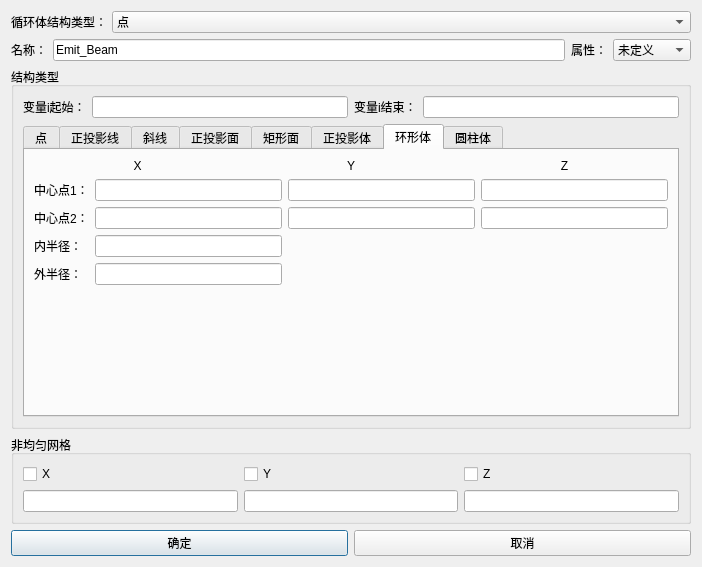
<?xml version="1.0" encoding="UTF-8"?>
<ui version="4.0">
 <class>Dialog_Vol_Array</class>
 <widget class="QDialog" name="Dialog_Vol_Array">
  <property name="windowModality">
   <enum>Qt::ApplicationModal</enum>
  </property>
  <property name="geometry">
   <rect>
    <x>0</x>
    <y>0</y>
    <width>702</width>
    <height>567</height>
   </rect>
  </property>
  <property name="sizePolicy">
   <sizepolicy hsizetype="Fixed" vsizetype="Fixed">
    <horstretch>0</horstretch>
    <verstretch>0</verstretch>
   </sizepolicy>
  </property>
  <property name="minimumSize">
   <size>
    <width>0</width>
    <height>0</height>
   </size>
  </property>
  <property name="maximumSize">
   <size>
    <width>16777215</width>
    <height>16777215</height>
   </size>
  </property>
  <property name="windowTitle">
   <string>束发射</string>
  </property>
  <layout class="QGridLayout" name="gridLayout_4">
   <item row="0" column="0">
    <layout class="QHBoxLayout" name="horizontalLayout_type">
     <property name="spacing">
      <number>5</number>
     </property>
     <property name="sizeConstraint">
      <enum>QLayout::SetNoConstraint</enum>
     </property>
     <item>
      <widget class="QLabel" name="label">
       <property name="sizePolicy">
        <sizepolicy hsizetype="Preferred" vsizetype="Minimum">
         <horstretch>0</horstretch>
         <verstretch>0</verstretch>
        </sizepolicy>
       </property>
       <property name="text">
        <string>循环体结构类型：</string>
       </property>
      </widget>
     </item>
     <item>
      <widget class="StyledComboBox" name="comboBox_type">
       <property name="sizePolicy">
        <sizepolicy hsizetype="MinimumExpanding" vsizetype="Minimum">
         <horstretch>0</horstretch>
         <verstretch>0</verstretch>
        </sizepolicy>
       </property>
       <item>
        <property name="text">
         <string>点</string>
        </property>
       </item>
       <item>
        <property name="text">
         <string>正投影线</string>
        </property>
       </item>
       <item>
        <property name="text">
         <string>斜线</string>
        </property>
       </item>
       <item>
        <property name="text">
         <string>正投影面</string>
        </property>
       </item>
       <item>
        <property name="text">
         <string>矩形面</string>
        </property>
       </item>
       <item>
        <property name="text">
         <string>正投影体</string>
        </property>
       </item>
       <item>
        <property name="text">
         <string>环形体</string>
        </property>
       </item>
       <item>
        <property name="text">
         <string>圆柱体</string>
        </property>
       </item>
       <item>
        <property name="text">
         <string>圆台体</string>
        </property>
       </item>
       <item>
        <property name="text">
         <string>平行六面体</string>
        </property>
       </item>
       <item>
        <property name="text">
         <string>球形体</string>
        </property>
       </item>
       <item>
        <property name="text">
         <string>楔形体</string>
        </property>
       </item>
       <item>
        <property name="text">
         <string>金字塔体</string>
        </property>
       </item>
       <item>
        <property name="text">
         <string>菱形体</string>
        </property>
       </item>
       <item>
        <property name="text">
         <string>四面体</string>
        </property>
       </item>
       <item>
        <property name="text">
         <string>半圆环体</string>
        </property>
       </item>
       <item>
        <property name="text">
         <string>环形区域体</string>
        </property>
       </item>
       <item>
        <property name="text">
         <string>挤出体</string>
        </property>
       </item>
       <item>
        <property name="text">
         <string>螺旋体</string>
        </property>
       </item>
       <item>
        <property name="text">
         <string>阵列体</string>
        </property>
       </item>
       <item>
        <property name="text">
         <string>函数体</string>
        </property>
       </item>
      </widget>
     </item>
    </layout>
   </item>
   <item row="1" column="0">
    <layout class="QHBoxLayout" name="horizontalLayout_name">
     <item>
      <widget class="QLabel" name="Label_Name_2">
       <property name="sizePolicy">
        <sizepolicy hsizetype="Fixed" vsizetype="Preferred">
         <horstretch>0</horstretch>
         <verstretch>0</verstretch>
        </sizepolicy>
       </property>
       <property name="text">
        <string>名称：</string>
       </property>
      </widget>
     </item>
     <item>
      <widget class="QLineEdit" name="LineEdit_Name">
       <property name="sizePolicy">
        <sizepolicy hsizetype="Preferred" vsizetype="Fixed">
         <horstretch>0</horstretch>
         <verstretch>0</verstretch>
        </sizepolicy>
       </property>
       <property name="text">
        <string>Emit_Beam</string>
       </property>
      </widget>
     </item>
     <item>
      <widget class="QLabel" name="Label_Shadow_2">
       <property name="sizePolicy">
        <sizepolicy hsizetype="Fixed" vsizetype="Preferred">
         <horstretch>0</horstretch>
         <verstretch>0</verstretch>
        </sizepolicy>
       </property>
       <property name="text">
        <string>属性：</string>
       </property>
      </widget>
     </item>
     <item>
      <widget class="StyledComboBox" name="ComboBox_Shadow_Attribute">
       <property name="enabled">
        <bool>true</bool>
       </property>
       <property name="sizePolicy">
        <sizepolicy hsizetype="Maximum" vsizetype="Fixed">
         <horstretch>0</horstretch>
         <verstretch>0</verstretch>
        </sizepolicy>
       </property>
       <property name="maximumSize">
        <size>
         <width>16777215</width>
         <height>16777215</height>
        </size>
       </property>
       <property name="sizeIncrement">
        <size>
         <width>1</width>
         <height>0</height>
        </size>
       </property>
       <property name="editable">
        <bool>false</bool>
       </property>
       <item>
        <property name="text">
         <string>未定义</string>
        </property>
       </item>
       <item>
        <property name="text">
         <string>理想导体</string>
        </property>
       </item>
       <item>
        <property name="text">
         <string>自定义</string>
        </property>
       </item>
       <item>
        <property name="text">
         <string>理想导体</string>
        </property>
       </item>
      </widget>
     </item>
    </layout>
   </item>
   <item row="2" column="0">
    <widget class="QGroupBox" name="groupBox_main">
     <property name="title">
      <string>结构类型</string>
     </property>
     <layout class="QGridLayout" name="gridLayout_5">
      <item row="0" column="0">
       <layout class="QHBoxLayout" name="horizontalLayout">
        <item>
         <widget class="QLabel" name="label_6">
          <property name="text">
           <string>变量i起始：</string>
          </property>
         </widget>
        </item>
        <item>
         <widget class="QLineEdit" name="lineEdit_start_i"/>
        </item>
        <item>
         <widget class="QLabel" name="label_7">
          <property name="text">
           <string>变量i结束：</string>
          </property>
         </widget>
        </item>
        <item>
         <widget class="QLineEdit" name="lineEdit_endi"/>
        </item>
       </layout>
      </item>
      <item row="1" column="0">
       <widget class="QTabWidget" name="tabWidget">
        <property name="currentIndex">
         <number>6</number>
        </property>
        <widget class="QWidget" name="tab_3">
         <attribute name="title">
          <string>点</string>
         </attribute>
         <widget class="QWidget" name="gridLayoutWidget">
          <property name="geometry">
           <rect>
            <x>0</x>
            <y>40</y>
            <width>611</width>
            <height>241</height>
           </rect>
          </property>
          <layout class="QGridLayout" name="gridLayout_3">
           <item row="0" column="0">
            <layout class="QHBoxLayout" name="horizontalLayout_3">
             <item>
              <widget class="QLabel" name="label_5">
               <property name="text">
                <string>点</string>
               </property>
              </widget>
             </item>
             <item>
              <widget class="QLineEdit" name="lineEdit_Point_pntX"/>
             </item>
             <item>
              <widget class="QLineEdit" name="lineEdit_Point_pntY"/>
             </item>
             <item>
              <widget class="QLineEdit" name="lineEdit_Point_pntZ"/>
             </item>
            </layout>
           </item>
           <item row="1" column="0">
            <spacer name="verticalSpacer">
             <property name="orientation">
              <enum>Qt::Vertical</enum>
             </property>
             <property name="sizeHint" stdset="0">
              <size>
               <width>20</width>
               <height>40</height>
              </size>
             </property>
            </spacer>
           </item>
          </layout>
         </widget>
         <widget class="QWidget" name="layoutWidget">
          <property name="geometry">
           <rect>
            <x>18</x>
            <y>10</y>
            <width>591</width>
            <height>21</height>
           </rect>
          </property>
          <layout class="QHBoxLayout" name="horizontalLayout_2">
           <item>
            <widget class="QLabel" name="label_2">
             <property name="text">
              <string>X</string>
             </property>
            </widget>
           </item>
           <item>
            <widget class="QLabel" name="label_4">
             <property name="text">
              <string>Y</string>
             </property>
            </widget>
           </item>
           <item>
            <widget class="QLabel" name="label_3">
             <property name="text">
              <string>Z</string>
             </property>
            </widget>
           </item>
          </layout>
         </widget>
        </widget>
        <widget class="QWidget" name="tab_2">
         <attribute name="title">
          <string>正投影线</string>
         </attribute>
        </widget>
        <widget class="QWidget" name="tab_5">
         <attribute name="title">
          <string>斜线</string>
         </attribute>
        </widget>
        <widget class="QWidget" name="tab_6">
         <attribute name="title">
          <string>正投影面</string>
         </attribute>
        </widget>
        <widget class="QWidget" name="tab_7">
         <attribute name="title">
          <string>矩形面</string>
         </attribute>
        </widget>
        <widget class="QWidget" name="tab_8">
         <attribute name="title">
          <string>正投影体</string>
         </attribute>
        </widget>
        <widget class="QWidget" name="tab">
         <attribute name="title">
          <string>环形体</string>
         </attribute>
         <layout class="QGridLayout" name="gridLayout_8">
          <item row="0" column="0">
           <layout class="QHBoxLayout" name="horizontalLayout_5">
            <item>
             <widget class="QLabel" name="label_14">
              <property name="text">
               <string>X</string>
              </property>
              <property name="alignment">
               <set>Qt::AlignCenter</set>
              </property>
             </widget>
            </item>
            <item>
             <widget class="QLabel" name="label_15">
              <property name="text">
               <string>Y</string>
              </property>
              <property name="alignment">
               <set>Qt::AlignCenter</set>
              </property>
             </widget>
            </item>
            <item>
             <widget class="QLabel" name="label_16">
              <property name="text">
               <string>Z</string>
              </property>
              <property name="alignment">
               <set>Qt::AlignCenter</set>
              </property>
             </widget>
            </item>
           </layout>
          </item>
          <item row="1" column="0">
           <layout class="QGridLayout" name="gridLayout_7">
            <item row="0" column="1">
             <widget class="QLineEdit" name="lineEdit_Annular_Ptn1X"/>
            </item>
            <item row="1" column="1">
             <widget class="QLineEdit" name="lineEdit_Annular_Ptn2X"/>
            </item>
            <item row="0" column="0">
             <widget class="QLabel" name="label_17">
              <property name="text">
               <string>中心点1：</string>
              </property>
             </widget>
            </item>
            <item row="0" column="2">
             <widget class="QLineEdit" name="lineEdit_Annular_Ptn1Y"/>
            </item>
            <item row="0" column="3">
             <widget class="QLineEdit" name="lineEdit_Annular_Ptn1Z"/>
            </item>
            <item row="1" column="2">
             <widget class="QLineEdit" name="lineEdit_Annular_Ptn2Y"/>
            </item>
            <item row="1" column="0">
             <widget class="QLabel" name="label_18">
              <property name="text">
               <string>中心点2：</string>
              </property>
             </widget>
            </item>
            <item row="2" column="0">
             <widget class="QLabel" name="label_19">
              <property name="text">
               <string>内半径：</string>
              </property>
             </widget>
            </item>
            <item row="1" column="3">
             <widget class="QLineEdit" name="lineEdit_Annular_Ptn2Z"/>
            </item>
            <item row="3" column="1">
             <widget class="QLineEdit" name="lineEdit_Annular_RadOuter"/>
            </item>
            <item row="3" column="0">
             <widget class="QLabel" name="label_20">
              <property name="text">
               <string>外半径：</string>
              </property>
             </widget>
            </item>
            <item row="2" column="1">
             <widget class="QLineEdit" name="lineEdit_Annular_RadInner"/>
            </item>
            <item row="4" column="1">
             <spacer name="verticalSpacer_2">
              <property name="orientation">
               <enum>Qt::Vertical</enum>
              </property>
              <property name="sizeHint" stdset="0">
               <size>
                <width>20</width>
                <height>40</height>
               </size>
              </property>
             </spacer>
            </item>
           </layout>
          </item>
         </layout>
        </widget>
        <widget class="QWidget" name="tab_4">
         <attribute name="title">
          <string>圆柱体</string>
         </attribute>
         <widget class="QWidget" name="horizontalLayoutWidget">
          <property name="geometry">
           <rect>
            <x>60</x>
            <y>10</y>
            <width>541</width>
            <height>21</height>
           </rect>
          </property>
          <layout class="QHBoxLayout" name="horizontalLayout_4">
           <item>
            <widget class="QLabel" name="label_8">
             <property name="text">
              <string>X:</string>
             </property>
             <property name="alignment">
              <set>Qt::AlignCenter</set>
             </property>
            </widget>
           </item>
           <item>
            <widget class="QLabel" name="label_9">
             <property name="text">
              <string>Y</string>
             </property>
             <property name="alignment">
              <set>Qt::AlignCenter</set>
             </property>
            </widget>
           </item>
           <item>
            <widget class="QLabel" name="label_10">
             <property name="text">
              <string>Z</string>
             </property>
             <property name="alignment">
              <set>Qt::AlignCenter</set>
             </property>
            </widget>
           </item>
          </layout>
         </widget>
         <widget class="QWidget" name="gridLayoutWidget_2">
          <property name="geometry">
           <rect>
            <x>0</x>
            <y>40</y>
            <width>601</width>
            <height>251</height>
           </rect>
          </property>
          <layout class="QGridLayout" name="gridLayout_6">
           <item row="0" column="1">
            <widget class="QLineEdit" name="lineEdit_Cylinder_Ptn1X"/>
           </item>
           <item row="0" column="0">
            <widget class="QLabel" name="label_11">
             <property name="text">
              <string>中心点1：</string>
             </property>
            </widget>
           </item>
           <item row="1" column="2">
            <widget class="QLineEdit" name="lineEdit_Cylinder_Ptn2Y"/>
           </item>
           <item row="1" column="1">
            <widget class="QLineEdit" name="lineEdit_Cylinder_Ptn2X"/>
           </item>
           <item row="0" column="2">
            <widget class="QLineEdit" name="lineEdit_Cylinder_Ptn1Y"/>
           </item>
           <item row="1" column="0">
            <widget class="QLabel" name="label_12">
             <property name="text">
              <string>中心点2：</string>
             </property>
            </widget>
           </item>
           <item row="0" column="3">
            <widget class="QLineEdit" name="lineEdit_Cylinder_Ptn1Z"/>
           </item>
           <item row="1" column="3">
            <widget class="QLineEdit" name="lineEdit_Cylinder_Ptn2Z"/>
           </item>
           <item row="2" column="1">
            <widget class="QLineEdit" name="lineEdit_Cylinder_Rad"/>
           </item>
           <item row="2" column="0">
            <widget class="QLabel" name="label_13">
             <property name="text">
              <string>半径：</string>
             </property>
            </widget>
           </item>
           <item row="3" column="1">
            <spacer name="verticalSpacer_3">
             <property name="orientation">
              <enum>Qt::Vertical</enum>
             </property>
             <property name="sizeHint" stdset="0">
              <size>
               <width>20</width>
               <height>40</height>
              </size>
             </property>
            </spacer>
           </item>
          </layout>
         </widget>
        </widget>
       </widget>
      </item>
     </layout>
    </widget>
   </item>
   <item row="3" column="0">
    <widget class="QGroupBox" name="groupBox_NonUniform">
     <property name="title">
      <string>非均匀网格</string>
     </property>
     <layout class="QGridLayout" name="gridLayout_2">
      <item row="0" column="0">
       <layout class="QGridLayout" name="gridLayout">
        <item row="0" column="1">
         <widget class="QCheckBox" name="checkBox_UniformY">
          <property name="text">
           <string>Y</string>
          </property>
         </widget>
        </item>
        <item row="0" column="2">
         <widget class="QCheckBox" name="checkBox_UniformZ">
          <property name="text">
           <string>Z</string>
          </property>
         </widget>
        </item>
        <item row="0" column="0">
         <widget class="QCheckBox" name="checkBox_UniformX">
          <property name="text">
           <string>X</string>
          </property>
         </widget>
        </item>
        <item row="1" column="0">
         <widget class="QLineEdit" name="lineEdit_UniformX"/>
        </item>
        <item row="1" column="1">
         <widget class="QLineEdit" name="lineEdit_UniformY"/>
        </item>
        <item row="1" column="2">
         <widget class="QLineEdit" name="lineEdit_UniformZ"/>
        </item>
       </layout>
      </item>
     </layout>
    </widget>
   </item>
   <item row="4" column="0">
    <layout class="QHBoxLayout" name="horizontalLayout_okAndCancel">
     <property name="sizeConstraint">
      <enum>QLayout::SetFixedSize</enum>
     </property>
     <item>
      <widget class="QPushButton" name="pushButton_ok">
       <property name="text">
        <string>确定</string>
       </property>
      </widget>
     </item>
     <item>
      <widget class="QPushButton" name="pushButton_cancel">
       <property name="text">
        <string>取消</string>
       </property>
      </widget>
     </item>
    </layout>
   </item>
  </layout>
 </widget>
 <customwidgets>
  <customwidget>
   <class>StyledComboBox</class>
   <extends>QComboBox</extends>
   <header>StyledComboBox.h</header>
  </customwidget>
 </customwidgets>
 <resources/>
 <connections/>
</ui>
